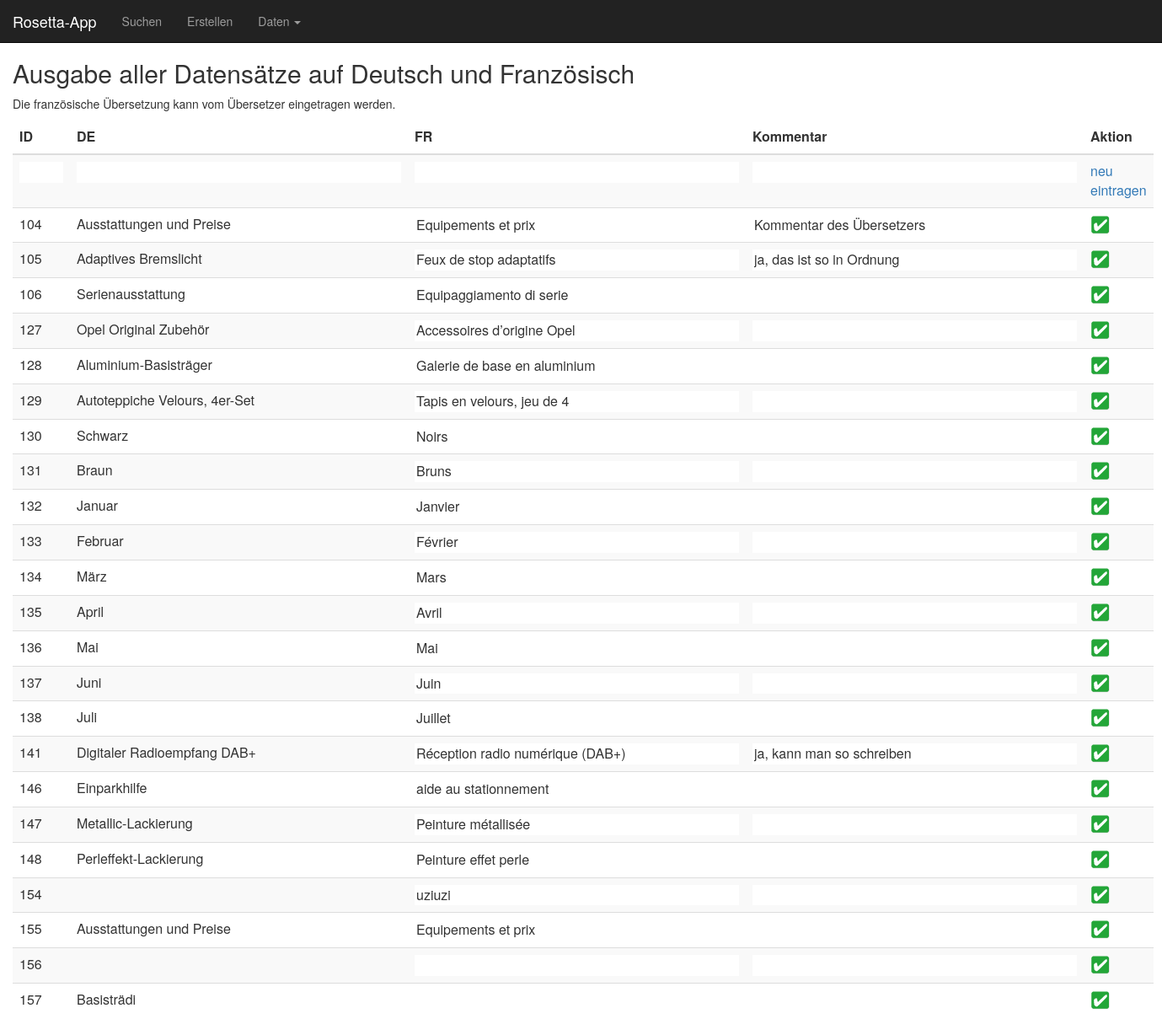
Screenshot of /Sandbox/003_db_anzeigen_fr.php with the database file from the repository.
### tables this page shows
CREATE TABLE `rosetta_data` (
  `token` varchar(100) DEFAULT NULL,
  `id` int(5) NOT NULL,
  `date` timestamp NOT NULL DEFAULT CURRENT_TIMESTAMP ON UPDATE CURRENT_TIMESTAMP,
  `de` varchar(1000) DEFAULT NULL,
  `fr` varchar(1000) DEFAULT NULL,
  `comment_fr` varchar(1000) DEFAULT NULL,
  `it` varchar(1000) DEFAULT NULL,
  `en` varchar(1000) DEFAULT NULL,
  `rubrik` varchar(500) DEFAULT NULL,
  `info` varchar(200) DEFAULT NULL,
  `carline` varchar(500) DEFAULT NULL
);

### Sandbox/003_db_anzeigen_fr.php (the view, shortened to what this page needs)
<?php
include "elements/header.php";
?>
<?php
include "include/db_connect.php";
?>
<h2>Ausgabe aller Datensätze auf Deutsch und Französisch</h2>
<p>Die französische Übersetzung kann vom Übersetzer eingetragen werden.</p>
<?php
echo "<form name='f' action='003_db_anzeigen_fr.php'
               method='post'>";
echo "\n\n<table class=\"table table-hover table-responsive table-striped\">"
    . "<thead>"
    . "<tr>"
    . "<th class=\"col-sm-1\">ID</th>"
    . "<th class=\"col-sm-4\">DE</th>"
    . "<th class=\"col-sm-4\">FR</th>"
    . "<th class=\"col-sm-4\">Kommentar</th>"
    . "<th class=\"col-sm-1\">Aktion</th>"
    . "</tr>"
    . "</thead>";
echo "\n\n<tr>"
    . "<td><input class='toEdit' name='ident[0]' size='3' /></td>"
    . "<td><input class='toEdit' name='dts[0]' size='40' /></td>"
    . "<td><input class='toEdit' name='frz[0]' size='40' /></td>"
    . "<td><input class='toEdit' name='com[0]' size='40' /></td>"
    . "<td><a href='javascript:send(0,0);'>neu eintragen</a></td>"
    . "</tr>";
$res = mysqli_query($con, "select * from rosetta_data");
while ($dsatz = mysqli_fetch_assoc($res))
{
    $id_nr = $dsatz["id"];
    echo "\n\n<tr>"
        . "<td>" . $dsatz["id"] . "</td>"
        . "<td>" . utf8_encode( $dsatz["de"] ) . "</td>"
        . "<td><input class='toEdit' name='frz[$id_nr]' value='" . utf8_encode( $dsatz["fr"] ) . "' size='40' /></td>"
        . "<td><input class='toEdit' name='com[$id_nr]' value='" . utf8_encode( $dsatz["comment_fr"] ) . "' size='40' /></td>"
        . "<td><a href='javascript:send(1,$id_nr);'><img src=\"img/button_agree.png\"></a></td>"
        . "</tr>";
}
echo "</table>";
echo "</form>";
?>
</body>
</html>

### Sandbox/elements/header.php (shortened to what this page needs)
<html>
    <head>
        <link href="https://slimou.de/___Bootstrap/bootstrap/css/bootstrap.min.css" rel="stylesheet">
        <link href="css/layout.css" rel="stylesheet">
        <link rel="stylesheet" href="//code.jquery.com/ui/1.11.4/themes/smoothness/jquery-ui.css">
    </head>
    <body>
        <?php
        include 'elements/navigation.php';
        ?>
        <div class="container-fluid content">

### Sandbox/elements/navigation.php (shortened to what this page needs)
<nav class="navbar navbar-inverse navbar-fixed-top">
    <div class="container-fluid">
        <div class="navbar-header">
            <a class="navbar-brand" href="index.php">Rosetta-App</a>
        </div>
        <div class="collapse navbar-collapse navbar-left" id="bs-exmple-navbar-collapse-1">
            <ul class="nav navbar-nav">
                <li><a href="003_db_suchen_a.php">Suchen</a></li>
                <li><a href="003_db_erzeugen_a.php">Erstellen</a></li>
                <li class="dropdown">
                    <a href="#" class="dropdown-toggle" data-toggle="dropdown">Daten
                        <span class="caret"></span>
                    </a>
                </li>
            </ul>
        </div>
    </div>
</nav>

### Sandbox/css/layout.css (style rules this page uses)
.content { position: relative; top: 50px; }
.toEdit { border: none; background-color: none; }

### rows the page displays
rosetta_data: id "104", de "Ausstattungen und Preise", fr "Equipements et prix", comment_fr "Kommentar des Übersetzers"
rosetta_data: id "105", de "Adaptives Bremslicht", fr "Feux de stop adaptatifs", comment_fr "ja, das ist so in Ordnung"
rosetta_data: id "106", de "Serienausstattung", fr "Equipaggiamento di serie"
rosetta_data: id "127", de "Opel Original Zubehör", fr "Accessoires d’origine Opel"
rosetta_data: id "128", de "Aluminium-Basisträger", fr "Galerie de base en aluminium"
rosetta_data: id "129", de "Autoteppiche Velours, 4er-Set", fr "Tapis en velours, jeu de 4"
rosetta_data: id "130", de "Schwarz", fr "Noirs"
rosetta_data: id "131", de "Braun", fr "Bruns"
rosetta_data: id "132", de "Januar", fr "Janvier"
rosetta_data: id "133", de "Februar", fr "Février"
rosetta_data: id "134", de "März", fr "Mars"
rosetta_data: id "135", de "April", fr "Avril"
rosetta_data: id "136", de "Mai", fr "Mai"
rosetta_data: id "137", de "Juni", fr "Juin"
rosetta_data: id "138", de "Juli", fr "Juillet"
rosetta_data: id "141", de "Digitaler Radioempfang DAB+", fr "Réception radio numérique (DAB+)", comment_fr "ja, kann man so schreiben"
rosetta_data: id "146", de "Einparkhilfe", fr "aide au stationnement"
rosetta_data: id "147", de "Metallic-Lackierung", fr "Peinture métallisée"
rosetta_data: id "148", de "Perleffekt-Lackierung", fr "Peinture effet perle"
rosetta_data: id "154", fr "uziuzi"
rosetta_data: id "155", de "Ausstattungen und Preise", fr "Equipements et prix"
rosetta_data: id "156"
rosetta_data: id "157", de "Basisträdi"
